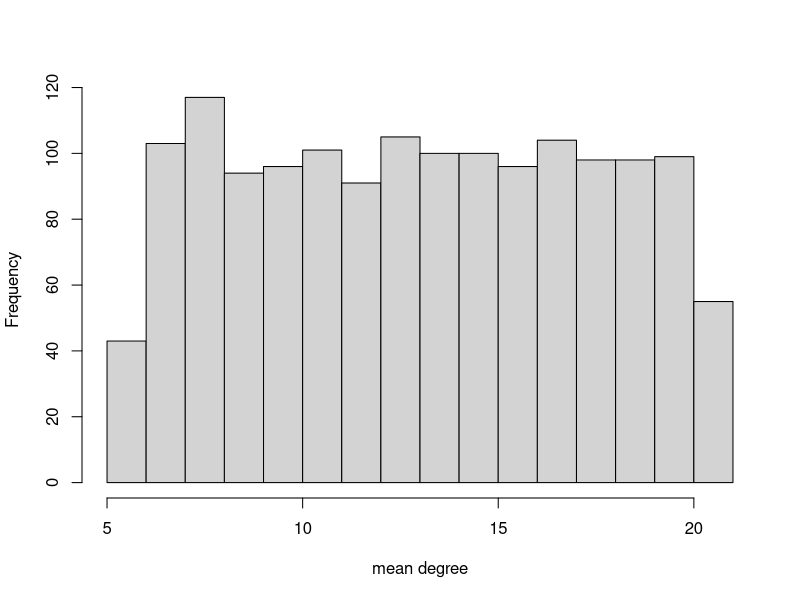

Source code (R): (Note: this script raises an error after producing the figure.)
## ---- chunk 1
knitr::opts_chunk$set(echo = TRUE)
## ---- chunk 2
library(igraph)
library(tidyverse)
## ---- chunk 3
set.seed(57)
size = 300
mean_degrees = 6:20 #100
total = length(mean_degrees)*100
densities = mean_degrees/(size-1)

## ---- chunk 4
random_graphs = list()
for (d in densities){
  graphs = replicate(100, sample_gnp(300, p=d), simplify = FALSE)
  random_graphs = c(random_graphs, graphs)
}
## ---- chunk 5
hist(sapply(lapply(random_graphs, degree), mean), xlab="mean degree", main="")
## ---- chunk 6
random_graphs = lapply(random_graphs, get.edgelist)
## ---- chunk 7
rgraph(30, 1, return.as.edgelist = T)
## ---- chunk 8
g = random_graphs[[1]]
sna::as.sociomatrix.sna(g) %>% sna::as.edgelist.sna()
## ---- chunk 9
degree_attack <- function(g, inverse = FALSE){
  n = gorder(g)
  d = degree(g)
  if(inverse == FALSE) weights = d/sum(d)
  else weights = sum(d)/(d + 0.00000001)
  nodes = sample(V(g), n/4, prob = weights)
  for (node in nodes){
  edges = as_adj_edge_list(g)[[node]]
  if(length(edges) == 0) next
  remove = sample(edges, 1)
  g = delete_edges(g, remove)
  } 
  return(g)
}
## ---- chunk 10
out = lapply(random_graphs, degree_attack)
